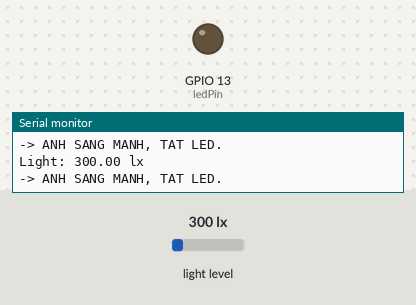
This sketch was run on a simulated ESP32. Shown: output pins drawn as LEDs (lit = HIGH), the last lines printed to the serial monitor. The test bench sets the inputs (shaded band); at power-on: light level 300 lx.

Above: at 1.8 s.
1.9 s: light level set to 52 lx
3.4 s: light level set to 47 lx
At 4.5 s:
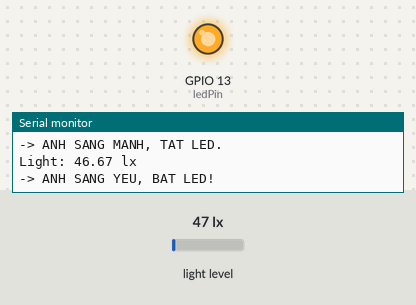
5.5 s: light level set to 500 lx
At 7.2 s:
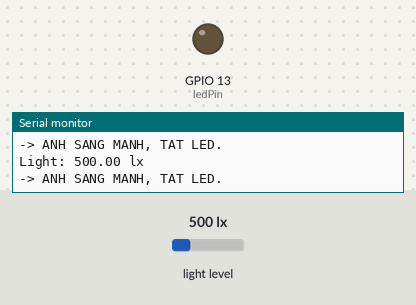
7.5 s: light level set to 40 lx
At 8.9 s:
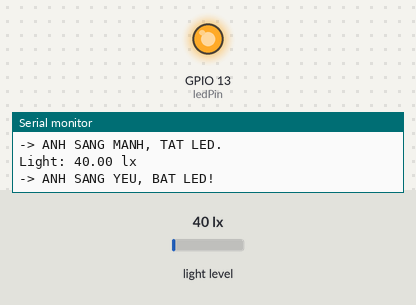
Timing chart, 0 to 10.5 s (numbered marks = the images above; inputs shaded):
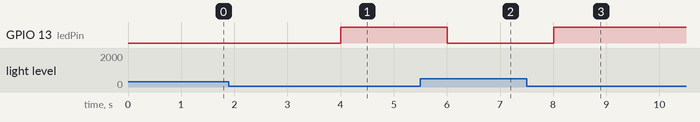

Measured:
- the behaviour switches between 50 and 49 lx on light level (found by bisection; images 0 and 1)
- after the input at 3.4 s, GPIO 13 (ledPin): LOW → HIGH after 0.60 s
- after the input at 5.5 s, GPIO 13 (ledPin): HIGH → LOW after 0.51 s
- after the input at 7.5 s, GPIO 13 (ledPin): LOW → HIGH after 0.51 s

The sketch:

code3cb.ino
```cpp
#include <Wire.h>
#include <BH1750.h>

// Định nghĩa chân LED (Sử dụng GPIO13)
const int ledPin = 13;

// Ngưỡng ánh sáng Lux: Nếu Lux < 50, LED sẽ BẬT.
const float lightThresholdLux = 50.0;

BH1750 lightMeter;

void setup(){
  Serial.begin(115200); // Nên dùng tốc độ cao hơn (115200) cho ESP32

  // Thiết lập chân LED là OUTPUT
  pinMode(ledPin, OUTPUT);

  // Khởi tạo giao tiếp I2C
  // ESP32 mặc định là GPIO21 (SDA) và GPIO22 (SCL).
  Wire.begin();

  // Khởi tạo cảm biến BH1750
  // Kiểm tra lỗi trong quá trình khởi tạo (Tùy chọn, nhưng nên làm)
  if (lightMeter.begin(BH1750::CONTINUOUS_HIGH_RES_MODE)) {
    Serial.println(F("BH1750 Ready"));
  } else {
    Serial.println(F("Error initialising BH1750"));
  }

  // Tắt LED khi khởi động
  digitalWrite(ledPin, LOW);
}

void loop() {
  float lux = lightMeter.readLightLevel();

  // Kiểm tra lỗi đọc giá trị
  if (lux != -1.0) {
    Serial.print("Light: ");
    Serial.print(lux);
    Serial.println(" lx");

    // Logic điều khiển LED: Nếu ánh sáng tối hơn ngưỡng, bật LED
    if (lux < lightThresholdLux) {
      digitalWrite(ledPin, HIGH); // Bật LED
      Serial.println("-> ANH SANG YEU, BAT LED!");
    } else {
      digitalWrite(ledPin, LOW);  // Tắt LED
      Serial.println("-> ANH SANG MANH, TAT LED.");
    }

  } else {
    Serial.println("Loi doc cam bien BH1750!");
  }

  delay(1000);
}
```
